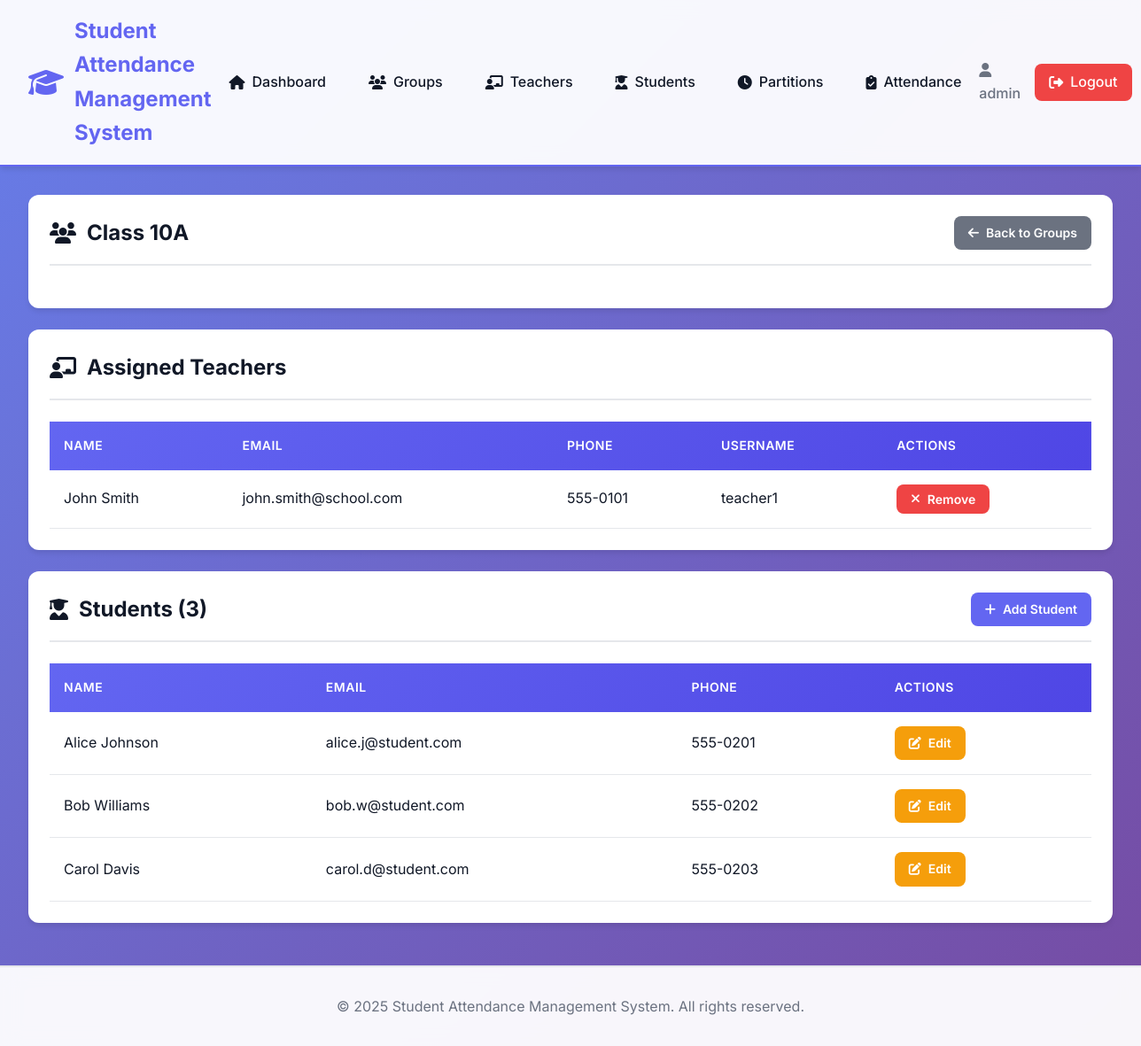
The page /admin/groups.php?view=1 (signed in) on the database its author committed.
### tables this page shows
CREATE TABLE groups (
    id INT AUTO_INCREMENT PRIMARY KEY,
    name VARCHAR(100) NOT NULL,
    created_by INT NOT NULL,
    created_at TIMESTAMP DEFAULT CURRENT_TIMESTAMP,
    FOREIGN KEY (created_by) REFERENCES users(id) ON DELETE CASCADE,
    INDEX idx_created_by (created_by)
);

CREATE TABLE teachers (
    id INT AUTO_INCREMENT PRIMARY KEY,
    user_id INT NOT NULL,
    name VARCHAR(100) NOT NULL,
    email VARCHAR(100) UNIQUE NOT NULL,
    phone VARCHAR(20),
    created_at TIMESTAMP DEFAULT CURRENT_TIMESTAMP,
    FOREIGN KEY (user_id) REFERENCES users(id) ON DELETE CASCADE,
    INDEX idx_user_id (user_id)
);

CREATE TABLE users (
    id INT AUTO_INCREMENT PRIMARY KEY,
    username VARCHAR(50) UNIQUE NOT NULL,
    password VARCHAR(255) NOT NULL,
    role ENUM('admin', 'teacher') NOT NULL,
    created_at TIMESTAMP DEFAULT CURRENT_TIMESTAMP,
    INDEX idx_username (username),
    INDEX idx_role (role)
);

CREATE TABLE students (
    id INT AUTO_INCREMENT PRIMARY KEY,
    name VARCHAR(100) NOT NULL,
    email VARCHAR(100) UNIQUE,
    phone VARCHAR(20),
    group_id INT NOT NULL,
    created_at TIMESTAMP DEFAULT CURRENT_TIMESTAMP,
    FOREIGN KEY (group_id) REFERENCES groups(id) ON DELETE CASCADE,
    INDEX idx_group_id (group_id)
);

### includes/functions.php (called while the page is built, shortened)
<?php
function isLoggedIn() {
    return isset($_SESSION['user_id']) && isset($_SESSION['role']);
}
function isAdmin() {
    return isLoggedIn() && $_SESSION['role'] === 'admin';
}
?>

### admin/groups.php (the view, shortened to what this page needs)
<?php
$baseUrl = '..';
require_once '../includes/header.php';
$viewGroup = null;
if (isset($_GET['view'])) {
    $groupId = (int)$_GET['view'];
    try {
        $stmt = $pdo->prepare("SELECT * FROM groups WHERE id = ?");
        $stmt->execute([$groupId]);
        $viewGroup = $stmt->fetch();
        if ($viewGroup) {
            $stmt = $pdo->prepare("SELECT * FROM students WHERE group_id = ? ORDER BY name");
            $stmt->execute([$groupId]);
            $groupStudents = $stmt->fetchAll();
            $stmt = $pdo->prepare("
                SELECT t.*, u.username
                FROM teachers t
                JOIN users u ON t.user_id = u.id
                JOIN group_assignments ga ON t.id = ga.teacher_id
                WHERE ga.group_id = ?
            ");
            $stmt->execute([$groupId]);
            $assignedTeachers = $stmt->fetchAll();
        }
    } catch (PDOException $e) {
        setFlashMessage('danger', 'Error loading group details.');
    }
}
?>
<?php if ($viewGroup): ?>
    <div class="card">
        <div class="card-header">
            <h2><i class="fas fa-users"></i> <?php echo htmlspecialchars($viewGroup['name']); ?></h2>
            <a href="groups.php" class="btn btn-secondary btn-sm">
                <i class="fas fa-arrow-left"></i> Back to Groups
            </a>
        </div>
    </div>
    <div class="card">
        <div class="card-header">
            <h2><i class="fas fa-chalkboard-teacher"></i> Assigned Teachers</h2>
        </div>
        <div class="card-body">
            <?php if (empty($assignedTeachers)): ?>
                <p class="text-center" style="color: var(--text-secondary); padding: 1rem;">
                    No teachers assigned yet.
                </p>
            <?php else: ?>
                <div class="table-responsive">
                    <table>
                        <thead>
                            <tr>
                                <th>Name</th>
                                <th>Email</th>
                                <th>Phone</th>
                                <th>Username</th>
                                <th>Actions</th>
                            </tr>
                        </thead>
                        <tbody>
                            <?php foreach ($assignedTeachers as $teacher): ?>
                            <tr>
                                <td><?php echo htmlspecialchars($teacher['name']); ?></td>
                                <td><?php echo htmlspecialchars($teacher['email']); ?></td>
                                <td><?php echo htmlspecialchars($teacher['phone']); ?></td>
                                <td><?php echo htmlspecialchars($teacher['username']); ?></td>
                                <td>
                                    <form method="POST" style="display: inline;" onsubmit="return confirm('Remove this teacher from the group?');">
                                        <button type="submit" class="btn btn-sm btn-danger">
                                            <i class="fas fa-times"></i> Remove
                                        </button>
                                    </form>
                                </td>
                            </tr>
                            <?php endforeach; ?>
                        </tbody>
                    </table>
                </div>
            <?php endif; ?>
        </div>
    </div>
    <div class="card">
        <div class="card-header">
            <h2><i class="fas fa-user-graduate"></i> Students (<?php echo count($groupStudents); ?>)</h2>
            <a href="students.php?action=create&group_id=<?php echo $viewGroup['id']; ?>" class="btn btn-primary btn-sm">
                <i class="fas fa-plus"></i> Add Student
            </a>
        </div>
        <div class="card-body">
            <?php if (empty($groupStudents)): ?>
                <p class="text-center" style="color: var(--text-secondary); padding: 1rem;">
                    No students in this group yet.
                </p>
            <?php else: ?>
                <div class="table-responsive">
                    <table>
                        <thead>
                            <tr>
                                <th>Name</th>
                                <th>Email</th>
                                <th>Phone</th>
                                <th>Actions</th>
                            </tr>
                        </thead>
                        <tbody>
                            <?php foreach ($groupStudents as $student): ?>
                            <tr>
                                <td><?php echo htmlspecialchars($student['name']); ?></td>
                                <td><?php echo htmlspecialchars($student['email']); ?></td>
                                <td><?php echo htmlspecialchars($student['phone']); ?></td>
                                <td>
                                    <a href="students.php?edit=<?php echo $student['id']; ?>" class="btn btn-sm btn-warning">
                                        <i class="fas fa-edit"></i> Edit
                                    </a>
                                </td>
                            </tr>
                            <?php endforeach; ?>
                        </tbody>
                    </table>
                </div>
            <?php endif; ?>
        </div>
    </div>
<?php endif; ?>
<?php require_once '../includes/footer.php'; ?>

### includes/header.php (shortened to what this page needs)
<?php
require_once __DIR__ . '/functions.php';
?>
<!DOCTYPE html>
<html lang="en">
<head>
    <link rel="stylesheet" href="<?php echo isset($baseUrl) ? $baseUrl : ''; ?>/css/style.css">
    <link rel="stylesheet" href="https://cdnjs.cloudflare.com/ajax/libs/font-awesome/6.4.0/css/all.min.css">
</head>
<body>
    <?php if (isLoggedIn()): ?>
    <nav class="navbar">
        <div class="navbar-brand">
            <i class="fas fa-graduation-cap"></i>
            <span><?php echo APP_NAME; ?></span>
        </div>
        <ul class="navbar-menu">
            <?php if (isAdmin()): ?>
                <li><a href="<?php echo isset($baseUrl) ? $baseUrl : ''; ?>/admin/dashboard.php"><i class="fas fa-home"></i> Dashboard</a></li>
                <li><a href="<?php echo isset($baseUrl) ? $baseUrl : ''; ?>/admin/groups.php"><i class="fas fa-users"></i> Groups</a></li>
                <li><a href="<?php echo isset($baseUrl) ? $baseUrl : ''; ?>/admin/teachers.php"><i class="fas fa-chalkboard-teacher"></i> Teachers</a></li>
                <li><a href="<?php echo isset($baseUrl) ? $baseUrl : ''; ?>/admin/students.php"><i class="fas fa-user-graduate"></i> Students</a></li>
                <li><a href="<?php echo isset($baseUrl) ? $baseUrl : ''; ?>/admin/partitions.php"><i class="fas fa-clock"></i> Partitions</a></li>
                <li><a href="<?php echo isset($baseUrl) ? $baseUrl : ''; ?>/admin/attendance.php"><i class="fas fa-clipboard-check"></i> Attendance</a></li>
            <?php endif; ?>
        </ul>
        <div class="navbar-user">
            <span><i class="fas fa-user"></i> <?php echo htmlspecialchars($_SESSION['username']); ?></span>
            <a href="<?php echo isset($baseUrl) ? $baseUrl : ''; ?>/logout.php" class="btn-logout"><i class="fas fa-sign-out-alt"></i> Logout</a>
        </div>
    </nav>
    <?php endif; ?>
    <div class="container">

### includes/footer.php (shortened to what this page needs)
    </div>
    <footer class="footer">
        <p>&copy; <?php echo date('Y'); ?> <?php echo APP_NAME; ?>. All rights reserved.</p>
    </footer>
</body>
</html>

### css/style.css (style rules this page uses)
:root { --primary-color: #6366f1; --primary-dark: #4f46e5; --primary-light: #818cf8; --secondary-color: #8b5cf6; --success-color: #10b981; --danger-color: #ef4444; --warning-color: #f59e0b; --info-color: #3b82f6; --dark-color: #1f2937; --light-color: #f9fafb; --border-color: #e5e7eb; --text-primary: #111827; --text-secondary: #6b7280; --shadow-sm: 0 1px 2px 0 rgba(0, 0, 0, 0.05); --shadow-md: 0 4px 6px -1px rgba(0, 0, 0, 0.1); --shadow-lg: 0 10px 15px -3px rgba(0, 0, 0, 0.1); --shadow-xl: 0 20px 25px -5px rgba(0, 0, 0, 0.1); --radius-sm: 0.375rem; --radius-md: 0.5rem; --radius-lg: 0.75rem; --transition: all 0.3s cubic-bezier(0.4, 0, 0.2, 1); }
* { margin: 0; padding: 0; box-sizing: border-box; }
body { font-family: 'Inter', -apple-system, BlinkMacSystemFont, 'Segoe UI', Roboto, sans-serif; background: linear-gradient(135deg, #667eea 0%, #764ba2 100%); min-height: 100vh; color: var(--text-primary); line-height: 1.6; }
.navbar { background: rgba(255, 255, 255, 0.95); backdrop-filter: blur(10px); box-shadow: var(--shadow-md); padding: 1rem 2rem; display: flex; justify-content: space-between; align-items: center; position: sticky; top: 0; z-index: 1000; border-bottom: 2px solid var(--primary-color); }
.navbar-brand { display: flex; align-items: center; gap: 0.75rem; font-size: 1.5rem; font-weight: 700; color: var(--primary-color); }
.navbar-brand i { font-size: 2rem; }
.navbar-menu { display: flex; list-style: none; gap: 0.5rem; }
.navbar-menu li a { display: flex; align-items: center; gap: 0.5rem; padding: 0.75rem 1.25rem; color: var(--text-primary); text-decoration: none; border-radius: var(--radius-md); transition: var(--transition); font-weight: 500; }
.navbar-user { display: flex; align-items: center; gap: 1rem; }
.navbar-user span { color: var(--text-secondary); font-weight: 500; }
.btn-logout { padding: 0.5rem 1rem; background: var(--danger-color); color: white; text-decoration: none; border-radius: var(--radius-md); transition: var(--transition); font-weight: 500; display: flex; align-items: center; gap: 0.5rem; }
.container { max-width: 1400px; margin: 2rem auto; padding: 0 2rem; min-height: calc(100vh - 200px); }
.card { background: white; border-radius: var(--radius-lg); box-shadow: var(--shadow-md); padding: 1.5rem; margin-bottom: 1.5rem; transition: var(--transition); }
.card-header { display: flex; justify-content: space-between; align-items: center; margin-bottom: 1.5rem; padding-bottom: 1rem; border-bottom: 2px solid var(--border-color); }
.card-header h2 { font-size: 1.5rem; color: var(--text-primary); display: flex; align-items: center; gap: 0.75rem; }
.card-body { padding: 0; }
.btn { padding: 0.75rem 1.5rem; border: none; border-radius: var(--radius-md); font-size: 1rem; font-weight: 600; cursor: pointer; transition: var(--transition); display: inline-flex; align-items: center; gap: 0.5rem; text-decoration: none; font-family: inherit; }
.btn-primary { background: var(--primary-color); color: white; }
.btn-danger { background: var(--danger-color); color: white; }
.btn-warning { background: var(--warning-color); color: white; }
.btn-secondary { background: var(--text-secondary); color: white; }
.btn-sm { padding: 0.5rem 1rem; font-size: 0.875rem; }
.table-responsive { overflow-x: auto; margin-top: 1rem; }
table { width: 100%; border-collapse: collapse; background: white; }
thead { background: linear-gradient(135deg, var(--primary-color), var(--primary-dark)); color: white; }
th { padding: 1rem; text-align: left; font-weight: 600; font-size: 0.875rem; text-transform: uppercase; letter-spacing: 0.5px; }
td { padding: 1rem; border-bottom: 1px solid var(--border-color); }
tbody tr { transition: var(--transition); }
.footer { background: rgba(255, 255, 255, 0.95); backdrop-filter: blur(10px); padding: 2rem; text-align: center; color: var(--text-secondary); border-top: 2px solid var(--border-color); margin-top: 3rem; }

### rows shown on the page
groups: name "Class 10A"
teachers: name "John Smith", email "john.smith@school.com", phone "555-0101", user.username "teacher1"
students: name "Alice Johnson", email "alice.j@student.com", phone "555-0201"
students: name "Bob Williams", email "bob.w@student.com", phone "555-0202"
students: name "Carol Davis", email "carol.d@student.com", phone "555-0203"

### other values the page prints
APP_NAME "Student Attendance Management System"
$_SESSION['username'] "admin"
count($groupStudents) "3"
